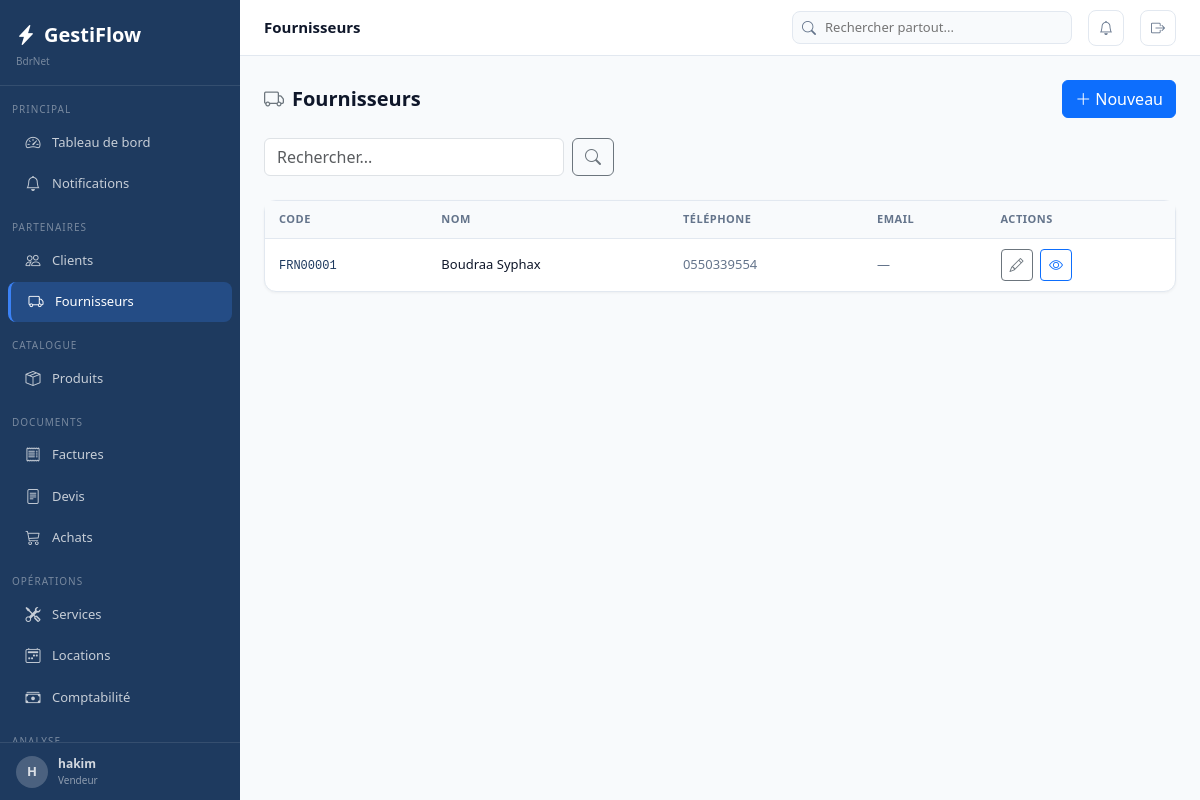
The page /fournisseurs/ (signed in) on the database its author committed.
### apps/core/models.py (models this page shows, shortened)
class Parametre(models.Model):
    cle         = models.CharField(max_length=100, unique=True)
    valeur      = models.TextField(blank=True)
    description = models.CharField(max_length=200, blank=True)
    class Meta:
        verbose_name        = "Parametre"
        verbose_name_plural = "Parametres"
    @classmethod
    def get(cls, cle, defaut=''):
        try:
            return cls.objects.get(cle=cle).valeur
        except cls.DoesNotExist:
            return defaut

### apps/authentication/models.py (models this page shows, shortened)
class Utilisateur(AbstractUser):
    class Role(models.TextChoices):
        ADMIN       = 'admin',       'Administrateur'
        MANAGER     = 'manager',     'Manager'
        VENDEUR     = 'vendeur',     'Vendeur'
        TECHNICIEN  = 'technicien',  'Technicien'
        COMPTABLE   = 'comptable',   'Comptable'
        CAISSIER    = 'caissier',    'Caissier'
    role            = models.CharField(max_length=20, choices=Role.choices, default=Role.VENDEUR)
    telephone       = models.CharField(max_length=20, blank=True)
    actif           = models.BooleanField(default=True)
    derniere_activite = models.DateTimeField(null=True, blank=True)
    photo           = models.ImageField(upload_to='utilisateurs/', null=True, blank=True)
    class Meta:
        verbose_name        = "Utilisateur"
        verbose_name_plural = "Utilisateurs"
    @property
    def est_admin(self):
        return self.role == self.Role.ADMIN or self.is_superuser

### apps/fournisseurs/models.py (models this page shows, shortened)
class Fournisseur(TimestampedModel, SoftDeleteModel, Adresse):
    code              = models.CharField(max_length=20, unique=True, blank=True)
    nom               = models.CharField(max_length=200)
    telephone         = models.CharField(max_length=20, blank=True)
    telephone2        = models.CharField(max_length=20, blank=True)
    email             = models.EmailField(blank=True)
    contact_nom       = models.CharField(max_length=100, blank=True)
    registre_commerce = models.CharField(max_length=50, blank=True)
    nif               = models.CharField(max_length=20, blank=True)
    delai_paiement    = models.PositiveIntegerField(default=30, help_text='Jours')
    remise_habituelle = models.DecimalField(max_digits=5, decimal_places=2, default=0)
    notes             = models.TextField(blank=True)
    actif             = models.BooleanField(default=True)
    class Meta:
        verbose_name        = "Fournisseur"
        verbose_name_plural = "Fournisseurs"
        ordering            = ['nom']

### apps/fournisseurs/views.py (the view)
# urls.py: path('',                     views.liste,       name='liste'),
@login_required
def liste(request):
    q  = sanitize_search_query(request.GET.get('q',''))
    qs = Fournisseur.objects.filter(supprime=False)
    if q: qs = qs.filter(Q(nom__icontains=q)|Q(code__icontains=q))
    page = Paginator(qs.order_by('nom'), 25).get_page(request.GET.get('page'))
    return render(request, 'fournisseurs/liste.html', {'fournisseurs': page, 'q': q})

### apps/core/context_processors.py (called while the page is built)
def _get_entreprise():
    base = getattr(dj_settings, 'GESTIFLOW', {})
    try:
        from apps.core.models import Parametre
        return {
            'NOM_ENTREPRISE': Parametre.get('NOM_ENTREPRISE', base.get('NOM_ENTREPRISE', 'Mon Entreprise')),
            'ADRESSE':   Parametre.get('ADRESSE',   base.get('ADRESSE',   '')),
            'TELEPHONE': Parametre.get('TELEPHONE', base.get('TELEPHONE', '')),
            'EMAIL':     Parametre.get('EMAIL',     base.get('EMAIL',     '')),
            'DEVISE':    Parametre.get('DEVISE',    base.get('DEVISE',    'DA')),
            'TVA_DEFAUT':Parametre.get('TVA_DEFAUT',base.get('TVA_DEFAUT','19')),
            'LOGO':      Parametre.get('LOGO',      ''),
        }
    except Exception:
        return base

def global_context(request):
    ctx = {'ENTREPRISE': _get_entreprise(), 'APP_VERSION': '1.0.0'}
    if request.user.is_authenticated:
        try:
            from apps.core.notifications import get_notification_count
            ctx['notifications_count'] = get_notification_count(request.user)
        except Exception:
            ctx['notifications_count'] = 0
        try:
            from apps.produits.models import Produit
            from django.db.models import F
            ctx['alertes_stock_count'] = Produit.objects.filter(
                quantite_stock__lte=F('seuil_alerte'), actif=True, supprime=False
            ).count()
        except Exception:
            ctx['alertes_stock_count'] = 0
    return ctx

### apps/core/models.py (called while the page is built)
    def get_queryset(self):
        return super().get_queryset().filter(supprime=False)

### apps/core/notifications.py (called while the page is built, shortened)
def get_all_notifications(user):
    today = timezone.now().date()
    notifs = {
        'factures_en_retard': [],
        'devis_expirant': [],
        'stock_bas': [],
        'locations_retard': [],
        'services_retard': [],
    }
    try:
        from apps.ventes.models import Facture
    except Exception: pass
    try:
        from apps.devis.models import Devis
    except Exception: pass
    try:
        from apps.produits.models import Produit
        from django.db.models import F
    except Exception: pass
    return notifs

def get_notification_count(user):
    notifs = get_all_notifications(user)
    return sum(len(v) for v in notifs.values())

### apps/core/sanitizers.py (called while the page is built)
def sanitize_search_query(query, max_length=100):
    if not query: return ''
    query = re.sub(r"[<>\"'\\;]", '', str(query))
    return query.strip()[:max_length]

### templates/fournisseurs/liste.html (shortened to what this page needs)
{% extends 'base.html' %}
{% load humanize %}
{% block topbar_title %}Fournisseurs{% endblock %}
{% block content %}
<div class="page-header">
  <h1 class="page-title"><i class="bi bi-truck me-2 text-secondary"></i>Fournisseurs</h1>
  <a href="{% url 'fournisseurs:create' %}" class="btn btn-primary"><i class="bi bi-plus-lg me-1"></i>Nouveau</a>
</div>
<form method="get" class="d-flex gap-2 mb-4">
  <input type="text" name="q" value="{{ q }}" class="form-control" placeholder="Rechercher..." style="max-width:300px;">
  <button class="btn btn-outline-secondary"><i class="bi bi-search"></i></button>
</form>
<div class="card"><div style="overflow-x:auto;"><table class="table-modern">
  <thead><tr><th>Code</th><th>Nom</th><th>Téléphone</th><th>Email</th><th>Actions</th></tr></thead>
  <tbody>{% for f in fournisseurs %}<tr>
    <td><code style="font-size:12px;color:var(--primary);">{{ f.code }}</code></td>
    <td><a href="{% url 'fournisseurs:detail' f.pk %}" style="font-weight:500;color:var(--text-primary);text-decoration:none;">{{ f.nom }}</a></td>
    <td style="color:var(--text-secondary);">{{ f.telephone|default:"—" }}</td>
    <td style="color:var(--text-secondary);">{{ f.email|default:"—" }}</td>
    <td>
      <a href="{% url 'fournisseurs:edit' f.pk %}" class="btn btn-sm btn-outline-secondary btn-icon me-1"><i class="bi bi-pencil"></i></a>
      <a href="{% url 'fournisseurs:detail' f.pk %}" class="btn btn-sm btn-outline-primary btn-icon"><i class="bi bi-eye"></i></a>
    </td>
  </tr>{% empty %}<tr><td colspan="5" class="text-center py-4" style="color:var(--text-secondary);">Aucun fournisseur</td></tr>{% endfor %}</tbody>
</table></div></div>
{% endblock %}

### templates/base.html (shortened to what this page needs)
<!DOCTYPE html>
<html lang="fr">
<head>
<link rel="stylesheet" href="https://cdn.jsdelivr.net/npm/bootstrap@5.3.3/dist/css/bootstrap.min.css">
<link rel="stylesheet" href="https://cdn.jsdelivr.net/npm/bootstrap-icons@1.11.3/font/bootstrap-icons.min.css">
</head>
<body>
{% if user.is_authenticated %}
<nav class="sidebar">
  <div class="sidebar-nav">
    <div class="sidebar-logo">
      <a class="sidebar-logo-text" href="{% url 'dashboard:index' %}"><i class="bi bi-lightning-charge-fill me-2"></i>GestiFlow</a>
      <div style="font-size:10px;color:rgba(255,255,255,.4);margin-top:4px;">{{ ENTREPRISE.NOM_ENTREPRISE }}</div>
    </div>
    <div class="sidebar-section">Principal</div>
    <a href="{% url 'dashboard:index' %}" class="sidebar-item {% if request.resolver_match.app_name == 'dashboard' %}active{% endif %}"><i class="bi bi-speedometer2"></i><span>Tableau de bord</span></a>
    <a href="{% url 'core:notifications' %}" class="sidebar-item"><i class="bi bi-bell" ></i><span>Notifications</span></a>
    <div class="sidebar-section">Partenaires</div>
    <a href="{% url 'clients:liste' %}" class="sidebar-item {% if request.resolver_match.app_name == 'clients' %}active{% endif %}"><i class="bi bi-people"></i><span>Clients</span></a>
    <a href="{% url 'fournisseurs:liste' %}" class="sidebar-item {% if request.resolver_match.app_name == 'fournisseurs' %}active{% endif %}"><i class="bi bi-truck"></i><span>Fournisseurs</span></a>
    <div class="sidebar-section">Catalogue</div>
    <a href="{% url 'produits:liste' %}" class="sidebar-item "><i class="bi bi-box-seam"></i><span>Produits</span></a>
    <div class="sidebar-section">Documents</div>
    <a href="{% url 'ventes:liste' %}" class="sidebar-item {% if request.resolver_match.app_name == 'ventes' %}active{% endif %}"><i class="bi bi-receipt"></i><span>Factures</span></a>
    <a href="{% url 'devis:liste' %}" class="sidebar-item {% if request.resolver_match.app_name == 'devis' %}active{% endif %}"><i class="bi bi-file-text"></i><span>Devis</span></a>
    <a href="{% url 'achats:liste' %}" class="sidebar-item {% if request.resolver_match.app_name == 'achats' %}active{% endif %}"><i class="bi bi-cart3"></i><span>Achats</span></a>
    <div class="sidebar-section">Opérations</div>
    <a href="{% url 'services:liste' %}" class="sidebar-item {% if request.resolver_match.app_name == 'services' %}active{% endif %}"><i class="bi bi-tools"></i><span>Services</span></a>
    <a href="{% url 'locations:liste' %}" class="sidebar-item {% if request.resolver_match.app_name == 'locations' %}active{% endif %}"><i class="bi bi-calendar2-week"></i><span>Locations</span></a>
    <a href="{% url 'comptabilite:historique' %}" class="sidebar-item {% if request.resolver_match.app_name == 'comptabilite' %}active{% endif %}"><i class="bi bi-cash-stack"></i><span>Comptabilité</span></a>
    <div class="sidebar-section">Analyse</div>
  </div>
  <div class="sidebar-footer">
    <a href="{% url 'auth:profil' %}" style="display:flex;align-items:center;gap:10px;text-decoration:none;color:rgba(255,255,255,.8);">
      <div style="width:32px;height:32px;border-radius:50%;background:rgba(255,255,255,.2);display:flex;align-items:center;justify-content:center;font-size:13px;font-weight:700;">{{ user.first_name.0|default:user.username.0|upper }}</div>
      <div><div style="font-size:12px;font-weight:600;">{{ user.get_full_name|default:user.username }}</div><div style="font-size:10px;color:rgba(255,255,255,.5);">{{ user.get_role_display }}</div></div>
    </a>
  </div>
</nav>
<div class="main-content">
<div class="topbar">
  <div class="topbar-title">{% block topbar_title %}{% endblock %}</div>
    <div class="topbar-search" style="position:relative;">
      <i class="bi bi-search"></i>
      <input type="text" id="globalSearch" placeholder="Rechercher partout..." autocomplete="off">
    </div>
    <a href="{% url 'core:notifications' %}" class="topbar-btn" title="Notifications">
      <i class="bi bi-bell{% if notifications_count %}-fill{% endif %}" {% if notifications_count %}style="color:#f59e0b"{% endif %}></i>
    </a>
    <a href="{% url 'auth:deconnexion' %}" class="topbar-btn" title="Déconnexion"><i class="bi bi-box-arrow-right"></i></a>
  </div>
  <div class="content-area">
    {% block content %}{% endblock %}
  </div>
</div>
{% endif %}
</body>
</html>

### templates/base.html (style rules this page uses)
:root { --primary:#1e3a5f;--secondary:#2e75b6;--accent:#3b82f6;--success:#10b981;--warning:#f59e0b;--danger:#ef4444;--bg-body:#f8fafc;--bg-card:#ffffff;--border-color:#e2e8f0;--text-primary:#0f172a;--text-secondary:#64748b; }
body { background:var(--bg-body);color:var(--text-primary);font-family:'Segoe UI',Arial,sans-serif;font-size:14px; }
.sidebar { position:fixed;top:0;left:0;width:240px;height:100vh;background:var(--primary);z-index:100;display:flex;flex-direction:column;overflow:hidden; }
.sidebar-nav { flex:1 1 auto;overflow-y:auto;overflow-x:hidden;padding-bottom:8px; }
.sidebar-footer { flex:0 0 auto;padding:12px 16px;border-top:1px solid rgba(255,255,255,.1);background:var(--primary); }
.sidebar-logo { padding:20px 16px 16px;border-bottom:1px solid rgba(255,255,255,0.1);margin-bottom:8px; }
.sidebar-logo-text { color:#fff;font-size:20px;font-weight:700;text-decoration:none; }
.sidebar-section { padding:8px 12px 4px;font-size:10px;color:rgba(255,255,255,.4);text-transform:uppercase;letter-spacing:1px;margin-top:8px; }
.sidebar-item { display:flex;align-items:center;gap:10px;padding:9px 16px;color:rgba(255,255,255,.75);text-decoration:none;border-radius:8px;margin:1px 8px;font-size:13px;transition:all .15s; }
.sidebar-item:hover,.sidebar-item.active { background:rgba(59,130,246,.25);color:#fff; }
.sidebar-item.active { border-left:3px solid var(--accent); }
.sidebar-item i { font-size:15px;width:18px;text-align:center; }
.main-content { margin-left:240px;min-height:100vh; }
.topbar { background:#fff;border-bottom:1px solid var(--border-color);padding:0 24px;height:56px;display:flex;align-items:center;gap:16px;position:sticky;top:0;z-index:99; }
.topbar-title { font-weight:600;font-size:15px;flex:1; }
.topbar-search { position:relative;display:flex;align-items:center; }
.topbar-search input { border:1px solid var(--border-color);border-radius:8px;padding:6px 12px 6px 32px;font-size:13px;width:280px;background:var(--bg-body); }
.topbar-search i { position:absolute;left:10px;color:var(--text-secondary);font-size:14px; }
.topbar-btn { width:36px;height:36px;border-radius:8px;display:flex;align-items:center;justify-content:center;color:var(--text-secondary);text-decoration:none;border:1px solid var(--border-color);background:#fff;position:relative;cursor:pointer; }
.content-area { padding:24px; }
.page-header { display:flex;align-items:center;justify-content:space-between;flex-wrap:wrap;gap:12px;margin-bottom:20px; }
.page-title { font-size:20px;font-weight:700;margin:0; }
.card { background:#fff;border-radius:12px;border:1px solid var(--border-color);box-shadow:0 1px 3px rgba(0,0,0,.05); }
.table-modern { width:100%;border-collapse:collapse; }
.table-modern thead tr { background:var(--bg-body); }
.table-modern th { padding:10px 14px;font-size:11px;font-weight:600;color:var(--text-secondary);text-transform:uppercase;letter-spacing:.5px;border-bottom:1px solid var(--border-color); }
.table-modern td { padding:10px 14px;border-bottom:1px solid var(--border-color);font-size:13px;vertical-align:middle; }
.table-modern tbody tr:last-child td { border-bottom:none; }
.btn-icon { width:32px;height:32px;padding:0;display:inline-flex;align-items:center;justify-content:center; }

### rows shown on the page
Parametre: NOM_ENTREPRISE "BdrNet"
Utilisateur: first_name.0 "H", get_full_name "hakim", role "Vendeur"
Fournisseur: code "FRN00001", nom "Boudraa Syphax", telephone "0550339554", email "—"
